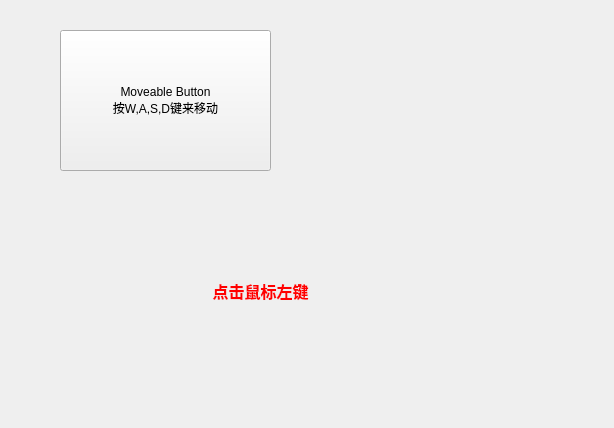
<?xml version="1.0" encoding="UTF-8"?>
<ui version="4.0">
 <class>Widget</class>
 <widget class="QWidget" name="Widget">
  <property name="geometry">
   <rect>
    <x>0</x>
    <y>0</y>
    <width>614</width>
    <height>428</height>
   </rect>
  </property>
  <property name="windowTitle">
   <string> 移动Move</string>
  </property>
  <widget class="QPushButton" name="pushButton">
   <property name="geometry">
    <rect>
     <x>60</x>
     <y>30</y>
     <width>211</width>
     <height>141</height>
    </rect>
   </property>
   <property name="text">
    <string>Moveable Button
按W,A,S,D键来移动</string>
   </property>
  </widget>
  <widget class="QLabel" name="label">
   <property name="geometry">
    <rect>
     <x>180</x>
     <y>260</y>
     <width>161</width>
     <height>61</height>
    </rect>
   </property>
   <property name="font">
    <font>
     <pointsize>12</pointsize>
     <bold>true</bold>
    </font>
   </property>
   <property name="styleSheet">
    <string notr="true">color: rgb(255, 0, 0);</string>
   </property>
   <property name="text">
    <string>点击鼠标左键</string>
   </property>
   <property name="alignment">
    <set>Qt::AlignCenter</set>
   </property>
  </widget>
 </widget>
 <resources/>
 <connections/>
</ui>
